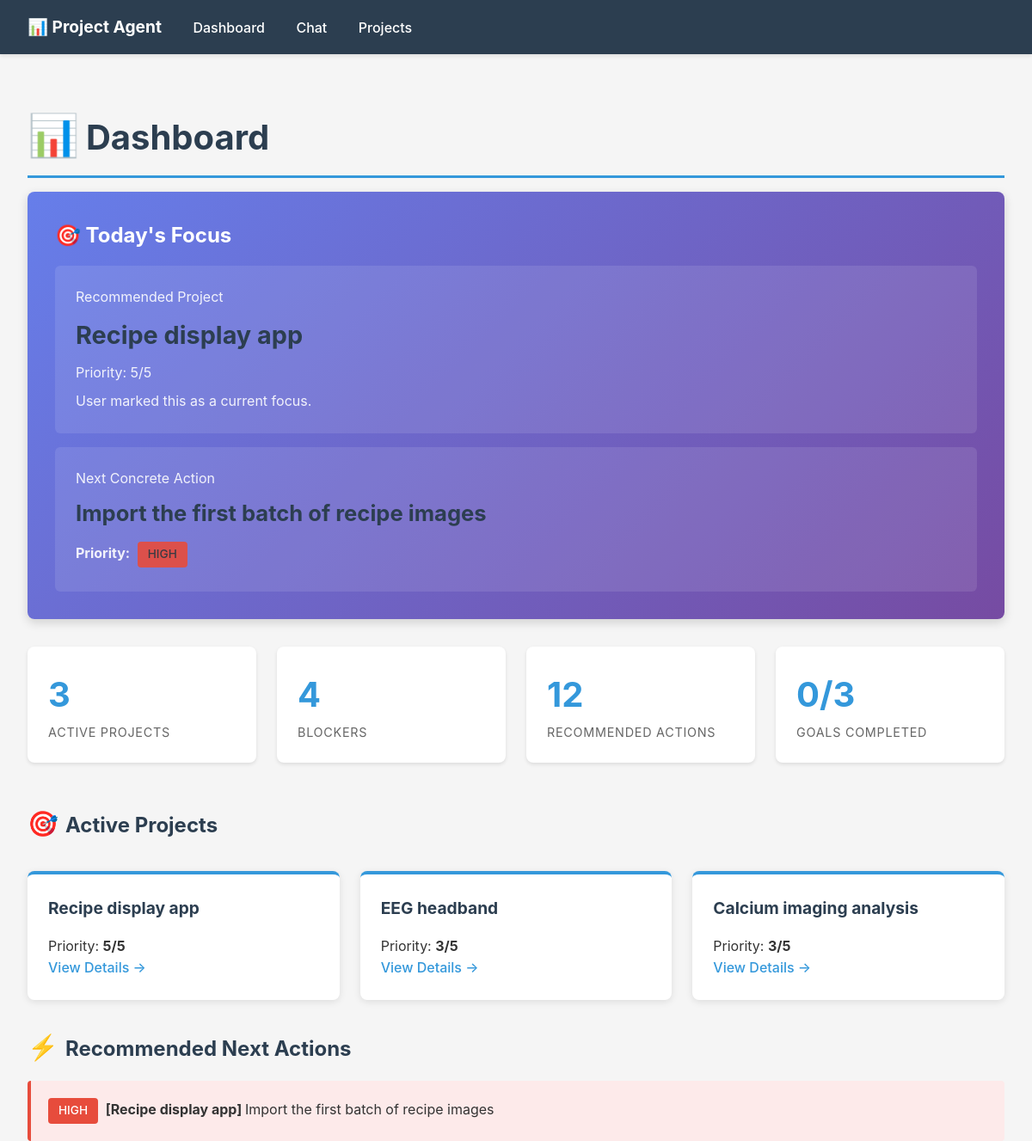
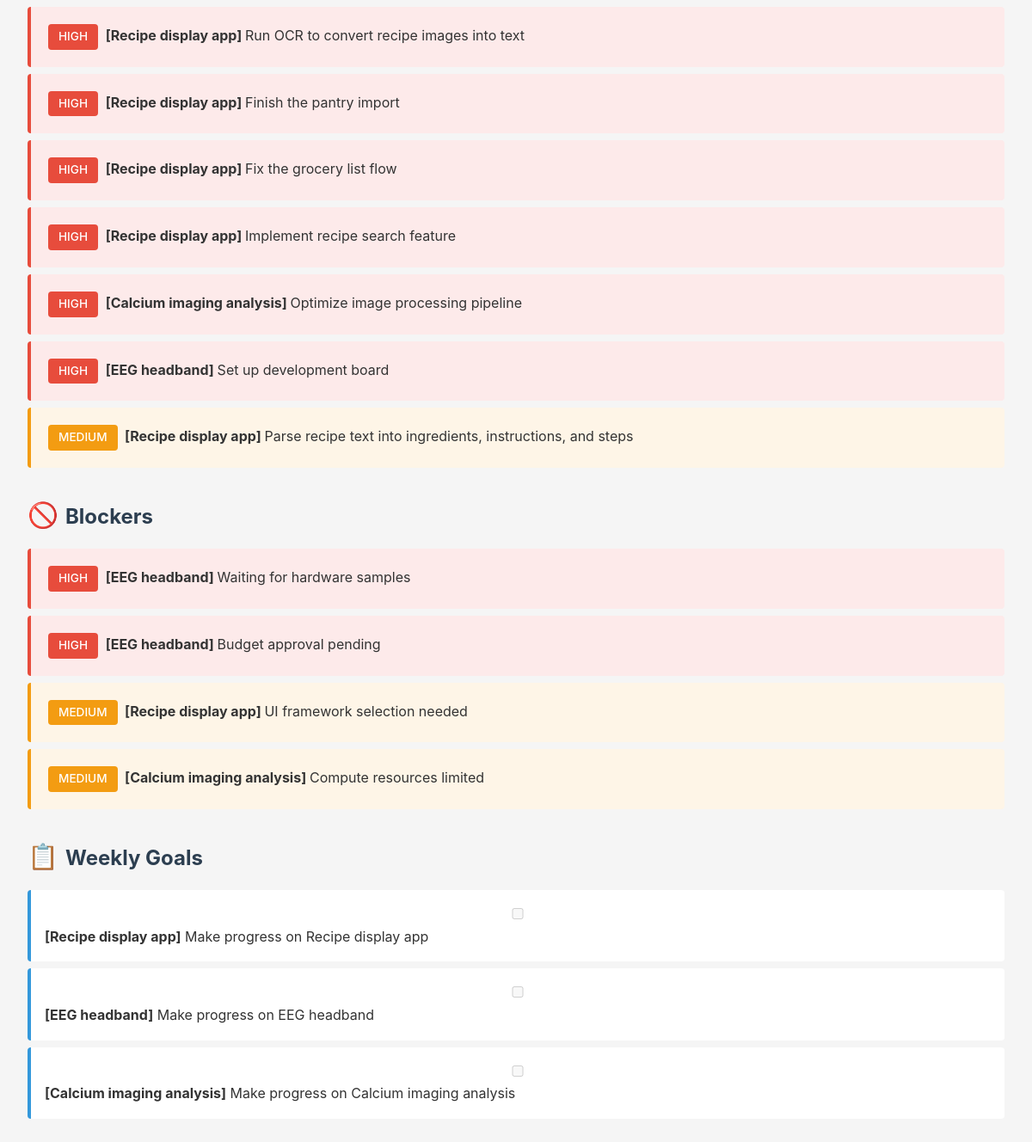
The page / on the database its author committed (2 pictures, top to bottom).
### tables this page shows
CREATE TABLE projects (
                id INTEGER PRIMARY KEY AUTOINCREMENT,
                name TEXT UNIQUE NOT NULL,
                status TEXT DEFAULT 'active',
                created_at TEXT DEFAULT CURRENT_TIMESTAMP,
                updated_at TEXT DEFAULT CURRENT_TIMESTAMP
            , description TEXT DEFAULT '', priority_score INTEGER DEFAULT 3, focus_reason TEXT DEFAULT '');

CREATE TABLE recommended_actions (
                id INTEGER PRIMARY KEY AUTOINCREMENT,
                project_id INTEGER NOT NULL,
                action TEXT NOT NULL,
                priority TEXT DEFAULT 'medium',
                created_at TEXT DEFAULT CURRENT_TIMESTAMP, sort_order INTEGER DEFAULT 100, status TEXT DEFAULT 'open', completed_at TEXT DEFAULT '',
                FOREIGN KEY (project_id) REFERENCES projects(id) ON DELETE CASCADE
            );

CREATE TABLE blockers (
                id INTEGER PRIMARY KEY AUTOINCREMENT,
                project_id INTEGER NOT NULL,
                description TEXT NOT NULL,
                severity TEXT DEFAULT 'medium',
                created_at TEXT DEFAULT CURRENT_TIMESTAMP,
                FOREIGN KEY (project_id) REFERENCES projects(id) ON DELETE CASCADE
            );

### api.py (the view)
@app.get("/")
def dashboard(request: Request):
    data = api_dashboard()
    data_json = json.dumps(data, default=str)
    data_clean = json.loads(data_json)
    context = {
        "request": request,
        "projects": data_clean["projects"],
        "recommended_project": data_clean["recommended_project"],
        "next_action": data_clean["next_action"],
        "blockers": data_clean["blockers"],
        "actions": data_clean["actions"],
        "goals": data_clean["goals"],
        "stats": data_clean["stats"],
    }
    template = jinja_env.get_template("dashboard.html")
    html = template.render(context)
    return HTMLResponse(html)

### templates/dashboard.html (shortened to what this page needs)
{% extends "base.html" %}
{% block content %}
<h1><span class="emoji">📊</span>Dashboard</h1>
<div style="background: linear-gradient(135deg, #667eea 0%, #764ba2 100%); color: white; padding: 2rem; border-radius: 8px; margin-bottom: 2rem; box-shadow: 0 4px 12px rgba(0,0,0,0.15);">
    <h2 style="color: white; margin-top: 0;">🎯 Today's Focus</h2>
    {% if recommended_project %}
        <div style="background: rgba(255,255,255,0.1); padding: 1.5rem; border-radius: 6px; margin-bottom: 1rem;">
            <p style="margin: 0 0 0.5rem 0; opacity: 0.9;">Recommended Project</p>
            <h3 style="margin: 0; font-size: 1.8rem;">{{ recommended_project.name }}</h3>
            <p style="margin: 0.5rem 0 0 0; opacity: 0.9;">Priority: {{ recommended_project.priority_score }}/5</p>
            {% if recommended_project.focus_reason %}
                <p style="margin: 0.5rem 0 0 0; opacity: 0.9;">{{ recommended_project.focus_reason }}</p>
            {% endif %}
        </div>
    {% endif %}
    {% if next_action %}
        <div style="background: rgba(255,255,255,0.1); padding: 1.5rem; border-radius: 6px;">
            <p style="margin: 0 0 0.5rem 0; opacity: 0.9;">Next Concrete Action</p>
            <h3 style="margin: 0; font-size: 1.6rem;">{{ next_action.action }}</h3>
            <p style="margin: 0.5rem 0 0 0; opacity: 0.9;"><strong>Priority:</strong> <span class="badge badge-{{ next_action.priority }}" style="color: #333;">{{ next_action.priority|upper }}</span></p>
        </div>
    {% else %}
        <p style="margin: 1rem 0 0 0;">No actions defined yet. <a href="/projects" style="color: white; font-weight: bold;">Create one →</a></p>
    {% endif %}
</div>
<div class="dashboard-grid">
    <div class="metric">
        <div class="metric-value">{{ projects|length }}</div>
        <div class="metric-label">Active Projects</div>
    </div>
    <div class="metric">
        <div class="metric-value">{{ stats.total_blockers }}</div>
        <div class="metric-label">Blockers</div>
    </div>
    <div class="metric">
        <div class="metric-value">{{ stats.total_actions }}</div>
        <div class="metric-label">Recommended Actions</div>
    </div>
    <div class="metric">
        <div class="metric-value">{{ stats.completed_goals }}/{{ stats.total_goals }}</div>
        <div class="metric-label">Goals Completed</div>
    </div>
</div>
<h2><span class="emoji">🎯</span>Active Projects</h2>
{% if projects %}
    <div class="dashboard-grid">
        {% for project in projects %}
            <div class="project-card">
                <h3>{{ project.name }}</h3>
                <p>Priority: <strong>{{ project.priority_score }}/5</strong></p>
                <a href="/projects/{{ project.id }}">View Details →</a>
            </div>
        {% endfor %}
    </div>
{% else %}
    <div class="empty-state">
        <p>No active projects yet. <a href="/projects">Create one →</a></p>
    </div>
{% endif %}
<h2><span class="emoji">⚡</span>Recommended Next Actions</h2>
{% if actions %}
    {% for action in actions %}
        <div class="action action-{{ action.priority }}">
            <span class="badge badge-{{ action.priority }}">{{ action.priority|upper }}</span>
            <strong>
                {% set project = projects|selectattr('id', 'equalto', action.project_id)|first %}
                [{{ project.name }}]
            </strong>
            {{ action.action }}
        </div>
    {% endfor %}
{% else %}
    <div class="empty-state">
        <p>No recommended actions yet.</p>
    </div>
{% endif %}
<h2><span class="emoji">🚫</span>Blockers</h2>
{% if blockers %}
    {% for blocker in blockers %}
        <div class="blocker blocker-{{ blocker.severity }}">
            <span class="badge badge-{{ blocker.severity }}">{{ blocker.severity|upper }}</span>
            <strong>
                {% set project = projects|selectattr('id', 'equalto', blocker.project_id)|first %}
                [{{ project.name }}]
            </strong>
            {{ blocker.description }}
        </div>
    {% endfor %}
{% else %}
    <div class="empty-state">
        <p>No blockers.</p>
    </div>
{% endif %}
<h2><span class="emoji">📋</span>Weekly Goals</h2>
{% if goals %}
    {% for goal in goals %}
        {% set project = projects|selectattr('id', 'equalto', goal.project_id)|first %}
        <div class="goal {% if goal.completed %}completed{% endif %}">
            <input type="checkbox" {% if goal.completed %}checked{% endif %} disabled>
            <strong>[{{ project.name }}]</strong> {{ goal.goal }}
        </div>
    {% endfor %}
{% else %}
    <div class="empty-state">
        <p>No weekly goals yet.</p>
    </div>
{% endif %}
{% endblock %}

### templates/base.html (shortened to what this page needs)
<!DOCTYPE html>
<html lang="en">
<head>
</head>
<body>
    <nav>
        <a href="/" style="font-size: 1.2rem; font-weight: bold;">📊 Project Agent</a>
        <a href="/">Dashboard</a>
        <a href="/chat">Chat</a>
        <a href="/projects">Projects</a>
    </nav>
    <div class="container">
        {% block content %}{% endblock %}
    </div>
</body>
</html>

### templates/base.html (style rules this page uses)
* { margin: 0; padding: 0; box-sizing: border-box; }
body { font-family: -apple-system, BlinkMacSystemFont, 'Segoe UI', 'Roboto', 'Oxygen', 'Ubuntu', 'Cantarell', sans-serif; background: #f5f5f5; color: #333; line-height: 1.6; }
nav { background: #2c3e50; color: white; padding: 1rem 2rem; box-shadow: 0 2px 4px rgba(0,0,0,0.1); }
nav a { color: white; text-decoration: none; margin-right: 2rem; font-weight: 500; }
.container { max-width: 1200px; margin: 0 auto; padding: 2rem; }
h1, h2, h3 { margin: 1.5rem 0 1rem; color: #2c3e50; }
h1 { font-size: 2.5rem; border-bottom: 3px solid #3498db; padding-bottom: 0.5rem; }
h2 { font-size: 1.5rem; margin-top: 2rem; }
h3 { font-size: 1.2rem; }
.dashboard-grid { display: grid; grid-template-columns: repeat(auto-fit, minmax(250px, 1fr)); gap: 1.5rem; margin: 2rem 0; }
.metric { background: white; padding: 1.5rem; border-radius: 8px; box-shadow: 0 2px 4px rgba(0,0,0,0.1); margin-bottom: 1rem; }
.metric-value { font-size: 2.5rem; font-weight: bold; color: #3498db; }
.metric-label { color: #666; font-size: 0.9rem; text-transform: uppercase; letter-spacing: 0.05em; }
.action, .blocker, .goal { background: white; padding: 1rem; margin: 0.5rem 0; border-left: 4px solid #ccc; border-radius: 4px; }
.action-high, .blocker-high { border-left-color: #e74c3c; background: #fdeaea; }
.action-medium, .blocker-medium { border-left-color: #f39c12; background: #fef5e7; }
.goal { border-left-color: #3498db; }
input, textarea, select { width: 100%; padding: 0.75rem; border: 1px solid #ddd; border-radius: 4px; font-family: inherit; font-size: 1rem; }
.project-card { background: white; padding: 1.5rem; border-radius: 8px; box-shadow: 0 2px 8px rgba(0,0,0,0.1); border-top: 4px solid #3498db; }
.project-card h3 { margin-top: 0; }
.project-card a { color: #3498db; text-decoration: none; font-weight: 500; }
.emoji { font-size: 1.2em; margin-right: 0.5rem; }
.badge { display: inline-block; padding: 0.25rem 0.75rem; border-radius: 4px; font-size: 0.85rem; font-weight: 500; margin: 0.25rem; }
.badge-high { background: #e74c3c; color: white; }
.badge-medium { background: #f39c12; color: white; }

### rows shown on the page
projects: name "Recipe display app", focus_reason "User marked this as a current focus.", priority_score "5"
recommended_actions: action "Import the first batch of recipe images", priority "HIGH", name "Recipe display app"
projects: name "EEG headband", priority_score "3"
projects: name "Calcium imaging analysis", priority_score "3"
recommended_actions: priority "HIGH", name "Recipe display app", action "Run OCR to convert recipe images into text"
recommended_actions: priority "HIGH", name "Recipe display app", action "Finish the pantry import"
recommended_actions: priority "HIGH", name "Recipe display app", action "Fix the grocery list flow"
recommended_actions: priority "HIGH", name "Recipe display app", action "Implement recipe search feature"
recommended_actions: priority "HIGH", name "Calcium imaging analysis", action "Optimize image processing pipeline"
recommended_actions: priority "HIGH", name "EEG headband", action "Set up development board"
recommended_actions: priority "MEDIUM", name "Recipe display app", action "Parse recipe text into ingredients, instructions, and steps"
blockers: severity "HIGH", name "EEG headband", description "Waiting for hardware samples"
blockers: severity "HIGH", name "EEG headband", description "Budget approval pending"
blockers: severity "MEDIUM", name "Recipe display app", description "UI framework selection needed"
blockers: severity "MEDIUM", name "Calcium imaging analysis", description "Compute resources limited"

### other values the page prints
{{ recommended_project.priority_score }} "5"
{{ next_action.priority|upper }} "HIGH"
{{ projects|length }} "3"
{{ stats.total_blockers }} "4"
{{ stats.total_actions }} "12"
{{ stats.completed_goals }} "0"
{{ stats.total_goals }} "3"
{{ project.name }} "Recipe display app" "EEG headband" "Calcium imaging analysis"
{{ goal.goal }} "Make progress on Recipe display app" "Make progress on EEG headband" "Make progress on Calcium imaging analysis"
